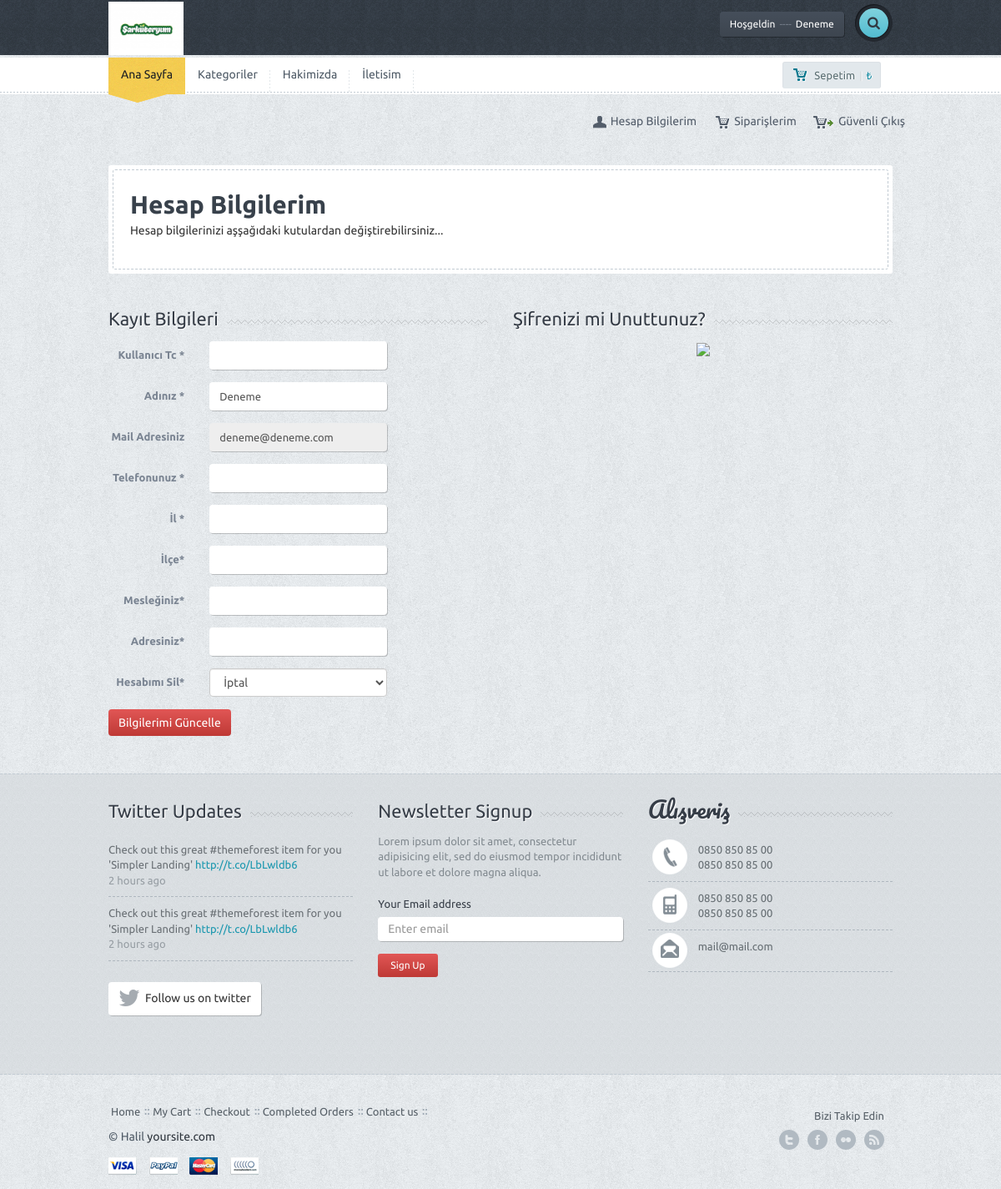
/hesabim.php (signed in), run on the app's committed database.
### tables this page shows
CREATE TABLE `ayar` (
  `ayar_id` int(10) NOT NULL,
  `ayar_logo` varchar(250) NOT NULL,
  `ayar_url` varchar(50) NOT NULL,
  `ayar_title` varchar(250) NOT NULL,
  `ayar_description` varchar(250) NOT NULL,
  `ayar_keywords` varchar(50) NOT NULL,
  `ayar_author` varchar(50) NOT NULL,
  `ayar_tel` varchar(50) NOT NULL,
  `ayar_gsm` varchar(50) NOT NULL,
  `ayar_faks` varchar(50) NOT NULL,
  `ayar_mail` varchar(50) NOT NULL,
  `ayar_il` varchar(50) NOT NULL,
  `ayar_ilce` varchar(50) NOT NULL,
  `ayar_adres` varchar(250) NOT NULL,
  `ayar_mesai` varchar(250) NOT NULL,
  `ayar_maps` varchar(250) NOT NULL,
  `ayar_analystic` varchar(50) NOT NULL,
  `ayar_zopim` varchar(250) NOT NULL,
  `ayar_facebook` varchar(50) NOT NULL,
  `ayar_twiter` varchar(50) NOT NULL,
  `ayar_youtube` varchar(50) NOT NULL,
  `ayar_instagram` varchar(50) NOT NULL,
  `ayar_google` varchar(50) NOT NULL,
  `ayar_smtphost` varchar(50) NOT NULL,
  `ayar_smtpuser` varchar(50) NOT NULL,
  `ayar_smtppassword` varchar(50) NOT NULL,
  `ayar_smtpport` varchar(50) NOT NULL,
  `ayar_bakin` enum('0','1') NOT NULL DEFAULT '1'
);

CREATE TABLE `kullanici` (
  `kullanici_id` int(11) NOT NULL,
  `kullanici_zaman` datetime NOT NULL DEFAULT current_timestamp(),
  `kullanici_resim` varchar(250) NOT NULL,
  `kullanici_tc` varchar(50) NOT NULL,
  `kullanici_ad` varchar(50) NOT NULL,
  `kullanici_mail` varchar(100) NOT NULL,
  `kullanici_gsm` varchar(50) NOT NULL,
  `kullanici_password` varchar(50) NOT NULL,
  `kullanici_adsoyad` varchar(50) NOT NULL,
  `kullanici_adres` varchar(250) NOT NULL,
  `kullanici_il` varchar(100) NOT NULL,
  `kullanici_ilce` varchar(100) NOT NULL,
  `kullanici_unvan` varchar(100) NOT NULL,
  `kullanici_yetki` varchar(50) NOT NULL,
  `kullanici_durum` int(1) NOT NULL
);

CREATE TABLE `menu` (
  `menu_id` int(11) NOT NULL,
  `menu_ust` varchar(50) NOT NULL,
  `menu_ad` varchar(100) NOT NULL,
  `menu_detay` text NOT NULL,
  `menu_url` varchar(250) NOT NULL,
  `menu_sira` int(2) NOT NULL,
  `menu_durum` enum('0','1') NOT NULL,
  `menu_seourl` varchar(250) NOT NULL
);

### hesabim.php (the view, shortened to what this page needs)
<?php include 'header.php'; ?>
<div class="container">
	<div class="row">
		<div class="col-md-12">
			<div class="page-title-wrap">
				<div class="page-title-inner">
					<div class="row">
						<div class="col-md-12">
							<div class="bigtitle">Hesap Bilgilerim</div>
							<p >Hesap bilgilerinizi aşşağıdaki kutulardan değiştirebilirsiniz...</p>
						</div>
					</div>
				</div>
			</div>
		</div>
	</div>
	<form action="nedmin/netting/islem.php" method="POST" class="form-horizontal checkout" role="form">
		<div class="row">
			<div class="col-md-6">
				<div class="title-bg">
					<div class="title">Kayıt Bilgileri</div>
				</div>
				<div class="form-group">
					<label class="control-label col-md-3 col-sm-3 col-xs-12" for="first-name">Kullanıcı Tc <span class="required">*</span>
					</label>
					<div class="col-md-6 col-sm-6 col-xs-12">
						<input type="text" value="<?php echo $kullanicicek['kullanici_tc'] ?>" name="kullanici_tc" id="first-name"  class="form-control col-md-7 col-xs-12">
					</div>
				</div>
				<div class="form-group">
					<label class="control-label col-md-3 col-sm-3 col-xs-12" for="first-name">Adınız <span class="required">*</span>
					</label>
					<div class="col-md-6 col-sm-6 col-xs-12">
						<input type="text" value="<?php echo $kullanicicek['kullanici_adsoyad'] ?>" name="kullanici_adsoyad" id="first-name" required="required" class="form-control col-md-7 col-xs-12">
					</div>
				</div>
				<div class="form-group">
					<label class="control-label col-md-3 col-sm-3 col-xs-12" for="first-name">Mail Adresiniz <span class="required"></span>
					</label>
					<div class="col-md-6 col-sm-6 col-xs-12">
						<input type="text" disabled="" value="<?php echo $kullanicicek['kullanici_mail'] ?>" name="kullanici_mail" id="first-name" required="required" class="form-control col-md-7 col-xs-12">
					</div>
				</div>
				<div class="form-group">
					<label class="control-label col-md-3 col-sm-3 col-xs-12" for="first-name">Telefonunuz <span class="required">*</span>
					</label>
					<div class="col-md-6 col-sm-6 col-xs-12">
						<input type="text" value="<?php echo $kullanicicek['kullanici_gsm'] ?>" name="kullanici_gsm" id="first-name" required="required" class="form-control col-md-7 col-xs-12">
					</div>
				</div>
				<div class="form-group">
					<label class="control-label col-md-3 col-sm-3 col-xs-12" for="first-name">İl <span class="required">*</span>
					</label>
					<div class="col-md-6 col-sm-6 col-xs-12">
						<input type="text" value="<?php echo $kullanicicek['kullanici_il'] ?>" name="kullanici_il" id="first-name"  class="form-control col-md-7 col-xs-12">
					</div>
				</div>
				<div class="form-group">
					<label class="control-label col-md-3 col-sm-3 col-xs-12" for="first-name">İlçe<span class="required">*</span>
					</label>
					<div class="col-md-6 col-sm-6 col-xs-12">
						<input type="text" value="<?php echo $kullanicicek['kullanici_ilce'] ?>" name="kullanici_ilce" id="first-name"  class="form-control col-md-7 col-xs-12">
					</div>
				</div>
				<div class="form-group">
					<label class="control-label col-md-3 col-sm-3 col-xs-12" for="first-name">Mesleğiniz<span class="required">*</span>
					</label>
					<div class="col-md-6 col-sm-6 col-xs-12">
						<input type="text" value="<?php echo $kullanicicek['kullanici_unvan'] ?>" name="kullanici_unvan" id="first-name"  class="form-control col-md-7 col-xs-12">
					</div>
				</div>
				<div class="form-group">
					<label class="control-label col-md-3 col-sm-3 col-xs-12" for="first-name">Adresiniz<span class="required">*</span>
					</label>
					<div class="col-md-6 col-sm-6 col-xs-12">
						<input type="text" value="<?php echo $kullanicicek['kullanici_adres'] ?>" name="kullanici_adres" id="first-name"  class="form-control col-md-7 col-xs-12">
					</div>
				</div>
				<div class="form-group">
                <label class="control-label col-md-3 col-sm-3 col-xs-12" for="first-name">Hesabımı Sil<span class="required">*</span>
                </label>
                <div class="col-md-6 col-sm-6 col-xs-12">
                 <select id="heard" class="form-control" name="kullanici_durum" required>
                  <option value="1" <?php echo $kullanicicek['kullanici_durum'] == '1' ? 'selected=""' : ''; ?>>İptal</option>
                </select>
              </div>
            </div>
				<button type="submit" name="userkullaniciduzenle" class="btn btn-default btn-red">Bilgilerimi Güncelle</button>
			</div>
			<div class="col-md-6">
				<div class="title-bg">
					<div class="title">Şifrenizi mi Unuttunuz?</div>
				</div>
				<center><a href="sifre-guncelle.php"><img width="400" src="https://www.ersag.web.tr/wp-content/uploads/2019/04/ersag-uye-numarami-%C5%9Fifremi-unuttum-728x410.jpg"></a></center>
			</div>
		</div>
	</div>
<div class="spacer"></div>
</div>
<?php include 'footer.php'; ?>

### header.php (shortened to what this page needs)
<?php
include 'nedmin/netting/baglan.php';
$ayarsor=$db->prepare("SELECT * FROM ayar where ayar_id=:id");
$ayarsor->execute(array(
	'id'=> 0
));
$ayarcek=$ayarsor->fetch(PDO::FETCH_ASSOC);
$kullanicisor=$db->prepare("SELECT * FROM kullanici where kullanici_mail=:mail");
$kullanicisor->execute(array(
	'mail'=> $_SESSION['userkullanici_mail']
));
$kullanicicek=$kullanicisor->fetch(PDO::FETCH_ASSOC);
?>
<!DOCTYPE html>
<html lang="en">
<head>
	<link href='font-awesome\css\font-awesome.css' rel="stylesheet" type="text/css">
	<link href="bootstrap\css\bootstrap.min.css" rel="stylesheet">
	<link rel="stylesheet" href="style.css">
	<link rel="stylesheet" href="css\owl.carousel.css">
	<link rel="stylesheet" href="css\owl.transitions.css">
	<link rel="stylesheet" type="text/css" href="js\product\jquery.fancybox.css?v=2.1.5" media="screen">
</head>
<body>
	<div id="wrapper">
		<div class="header">
			<div class="container">
				<div class="row">
					<div class="col-xs-6 col-md-4 main-logo">
						<a href="index.php"><img width="90" src="<?php echo $ayarcek['ayar_logo'] ?>" alt="Site logosu" class="logo img-responsive"></a>
					</div>
					<div class="col-md-8">
						<div class="pushright">
							<div class="top">
								<?php
								if (!isset($_SESSION['userkullanici_mail'])) { ?>
									<a href="#" id="reg" class="btn btn-default btn-dark">Giriş Yap<span>-- yada --</span>Kayıt Ol</a>
								<?php } else{ ?>
									<a href="#"  class="btn btn-default btn-dark">Hoşgeldin<span>----</span><?php echo $kullanicicek['kullanici_adsoyad']; ?></a>
								<?php } ?>
								<div class="srch-wrap">
									<a href="#" id="srch" class="btn btn-default btn-search"><i class="fa fa-search"></i></a>
								</div>
							</div>
						</div>
					</div>
				</div>
			</div>
		</div class="deshed">
		<div class="main-nav">
			<div class="navbar navbar-default navbar-static-top">
				<div class="container">
					<div class="row">
						<div class="col-md-10">
							<div class="navbar-collapse collapse">
								<ul class="nav navbar-nav">
									<li><a href="index.php" class="active">Ana Sayfa</a><div class="curve"></div></li>
									<?php
									$menusor=$db->prepare("SELECT * FROM menu where menu_durum=:durum order by menu_sira ASC limit 5");
									$menusor->execute(array(
										'durum'=> 1
									));
									while($menucek=$menusor->fetch(PDO::FETCH_ASSOC)) {?>
										<li><a href="
											<?php
											if(!empty($menucek['menu_url'])){
												echo $menucek['menu_url'];
												} else {
													echo 'sayfa-'.seo($menucek['menu_ad']);
												}
												?>
												"><?php echo $menucek['menu_ad']; ?></a></li>
											<?php } ?>
										</ul>
									</div>
								</div>
								<div class="col-md-2 machart">
									<button id="popcart" class="btn btn-default btn-chart btn-sm "><span class="mychart">Sepetim</span>|<span class="allprice">₺</span></button>
								</div>
								<?php
								if (isset($_SESSION['userkullanici_mail'])) { ?>
									<ul class="small-menu">
										<li><a href="hesabim.php" class="myacc">Hesap Bilgilerim</a></li>
										<li><a href="siparislerim.php" class="myshop">Siparişlerim</a></li>
										<li><a href="logout.php" class="mycheck">Güvenli Çıkış</a></li>
									</ul>
								<?php  } ?>
							</div>
						</div>
					</div>
	</div>

### footer.php (shortened to what this page needs)
<div class="f-widget">
		<div class="container">
			<div class="row">
				<div class="col-md-4">
					<div class="title-widget-bg">
						<div class="title-widget">Twitter Updates</div>
					</div>
					<ul class="tweets">
						<li>Check out this great #themeforest item for you
						'Simpler Landing' <a href="#">http://t.co/LbLwldb6 </a>
						<span>2 hours ago</span></li>
						<li class="lastone">Check out this great #themeforest item for you
						'Simpler Landing' <a href="#">http://t.co/LbLwldb6 </a>
						<span>2 hours ago</span></li>
					</ul>
					<a href="#" class="btn btn-default btn-follow"><i class="fa fa-twitter fa-2x"></i><div>Follow us on twitter</div></a>
				</div>
				<div class="col-md-4">
					<div class="title-widget-bg">
						<div class="title-widget">Newsletter Signup</div>
					</div>
					<div class="newsletter">
						<p>
							Lorem ipsum dolor sit amet, consectetur adipisicing elit, sed do eiusmod tempor incididunt ut labore et dolore magna aliqua.
						</p>
						<form role="form">
							<div class="form-group">
								<label>Your Email address</label>
								<input type="email" class="form-control newstler-input" id="exampleInputEmail1" placeholder="Enter email">
								<button class="btn btn-default btn-red btn-sm">Sign Up</button>
							</div>
						</form>
					</div>
				</div>
				<div class="col-md-4">
					<div class="title-widget-bg">
						<div class="title-widget-cursive">Alışveriş</div>
					</div>
					<ul class="contact-widget">
						<li class="fphone"><?php echo $ayarcek['ayar_tel']; ?> <br> <?php echo $ayarcek['ayar_faks']; ?></li>
						<li class="fmobile"><?php echo $ayarcek['ayar_gsm']; ?><br><?php echo $ayarcek['ayar_gsm']; ?></li>
						<li class="fmail lastone"><?php echo $ayarcek['ayar_mail']; ?></li>
					</ul>
				</div>
			</div>
			<div class="spacer"></div>
		</div>
	</div>
	<div class="footer">
		<div class="container">
			<div class="row">
				<div class="col-md-9">
					<ul class="footermenu">
						<li><a href="index-1.htm">Home</a></li>
						<li><a href="cart.htm">My Cart</a></li>
						<li><a href="checkout.htm">Checkout</a></li>
						<li><a href="order.htm">Completed Orders</a></li>
						<li><a href="contact.htm">Contact us</a></li>
					</ul>
					<div class="f-credit">&copy; <?php echo $ayarcek['ayar_author'] ?> <a href="#">yoursite.com</a></div>
					<a href=""><div class="payment visa"></div></a>
					<a href=""><div class="payment paypal"></div></a>
					<a href=""><div class="payment mc"></div></a>
					<a href=""><div class="payment nh"></div></a>
				</div>
				<div class="col-md-3">
					<div class="followon">Bizi Takip Edin</div>
					<div class="fsoc">
						<a href="http://<?php echo $ayarcek['ayar_twiter'] ?>" class="ftwitter">twitter</a>
						<a href="http://<?php echo $ayarcek['ayar_facebook'] ?>" class="ffacebook">facebook</a>
						<a href="http://<?php echo $ayarcek['ayar_youtube'] ?>" class="fflickr">Youtube</a>
						<a href="http://<?php echo $ayarcek['ayar_google'] ?>" class="ffeed">Google</a>
					</div>
					<div class="clearfix"></div>
				</div>
			</div>
		</div>
	</div>
  </body>
</html>

### data on the page
ayar: ayar_logo (picture), ayar_tel "0850 850 85 00", ayar_faks "0850 850 85 00", ayar_gsm "0850 850 85 00", ayar_mail "mail@mail.com", ayar_author "Halil"
kullanici: kullanici_adsoyad "Deneme", kullanici_mail "deneme@deneme.com", kullanici_durum "İptal"
menu: menu_ad "Kategoriler"
menu: menu_ad "Hakimizda"
menu: menu_ad "İletisim"
